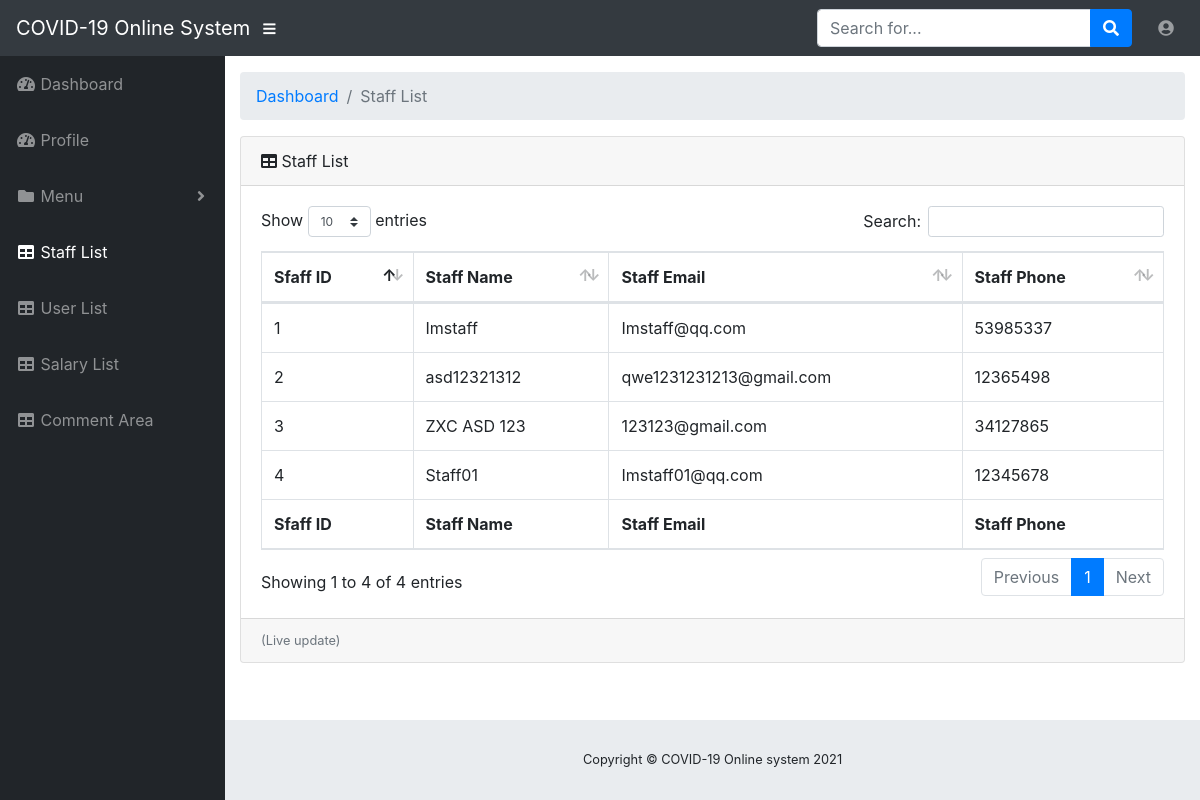
/stafflist.php, run on the app's committed database.
### tables this page shows
CREATE TABLE IF NOT EXISTS `staff` (
  `S_ID` int(10) NOT NULL AUTO_INCREMENT,
  `S_Name` varchar(20) NOT NULL,
  `S_Email` varchar(255) NOT NULL,
  `S_Password` varchar(20) NOT NULL,
  `S_Phone` char(8) NOT NULL,
  `Working_Time` varchar(255) NOT NULL DEFAULT '0',
  PRIMARY KEY (`S_ID`,`S_Email`)
);

### stafflist.php (the view, shortened to what this page needs)
<!DOCTYPE html>
<html lang="en">
  <head>
    <link href="vendor/bootstrap/css/bootstrap.min.css" rel="stylesheet">
    <link href="vendor/fontawesome-free/css/all.min.css" rel="stylesheet" type="text/css">
    <link href="vendor/datatables/dataTables.bootstrap4.css" rel="stylesheet">
    <link href="css/sb-admin.css" rel="stylesheet">
  </head>
  <body id="page-top">
    <nav class="navbar navbar-expand navbar-dark bg-dark static-top">
      <a class="navbar-brand mr-1" href="adminshome.php">COVID-19 Online System</a>
      <button class="btn btn-link btn-sm text-white order-1 order-sm-0" id="sidebarToggle" href="#">
        <i class="fas fa-bars"></i>
      </button>
      <form class="d-none d-md-inline-block form-inline ml-auto mr-0 mr-md-3 my-2 my-md-0">
        <div class="input-group">
          <input type="text" class="form-control" placeholder="Search for..." aria-label="Search" aria-describedby="basic-addon2">
          <div class="input-group-append">
            <button class="btn btn-primary" type="button">
              <i class="fas fa-search"></i>
            </button>
          </div>
        </div>
      </form>
    <ul class="navbar-nav ml-auto ml-md-0">
        <li class="nav-item dropdown no-arrow">
          <a class="nav-link dropdown-toggle" href="#" id="userDropdown" role="button" data-toggle="dropdown" aria-haspopup="true" aria-expanded="false">
            <i class="fas fa-user-circle fa-fw"></i>
          </a>
        </li>
      </ul>
    </nav>
    <div id="wrapper">
      <ul class="sidebar navbar-nav">
        <li class="nav-item">
          <a class="nav-link" href="adminshome.php">
            <i class="fas fa-fw fa-tachometer-alt"></i>
            <span>Dashboard</span>
          </a>
        </li>
		<li class="nav-item ">
          <a class="nav-link" href="AProfile.php">
            <i class="fas fa-fw fa-tachometer-alt"></i>
            <span>Profile</span>
          </a>
        </li>
		    <li class="nav-item dropdown">
          <a class="nav-link dropdown-toggle" href="#" id="pagesDropdown" role="button" data-toggle="dropdown" aria-haspopup="true" aria-expanded="false">
            <i class="fas fa-fw fa-folder"></i>
            <span>Menu</span>
          </a>
        </li>
        <li class="nav-item active">
          <a class="nav-link" href="stafflist.php">
            <i class="fas fa-fw fa-table"></i>
            <span>Staff List</span></a>
        </li>
			 <li class="nav-item">
          <a class="nav-link" href="auserlist.php">
            <i class="fas fa-fw fa-table"></i>
            <span>User List</span></a>
        </li>
		 <li class="nav-item ">
          <a class="nav-link" href="salary.php">
            <i class="fas fa-fw fa-table"></i>
            <span>Salary List</span></a>
        </li>
		 <li class="nav-item">
          <a class="nav-link" href="Acomment.php">
            <i class="fas fa-fw fa-table"></i>
            <span>Comment Area</span></a>
        </li>
      </ul>
      <div id="content-wrapper">
        <div class="container-fluid">
          <ol class="breadcrumb">
            <li class="breadcrumb-item">
              <a href="adminshome.php">Dashboard</a>
            </li>
            <li class="breadcrumb-item active">Staff List</li>
          </ol>
          <div class="card mb-3">
            <div class="card-header">
              <i class="fas fa-table"></i>
              Staff List</div>
            <div class="card-body">
              <div class="table-responsive">
<?php
require("conn.php");
$sql = "select * from staff";
$ls = mysqli_query($conn, $sql);
$error = mysqli_error($conn);
if ( $error != ""){
	echo $error;
}else{
?>
                <table class="table table-bordered" id="dataTable" width="100%" cellspacing="0">
                  <thead>
                    <tr>
                      <th>Sfaff ID</th>
                      <th>Staff Name</th>
                      <th>Staff Email</th>
                      <th>Staff Phone</th>
                    </tr>
                  </thead>
                  <tfoot>
                    <tr>
					  <th>Sfaff ID</th>
                      <th>Staff Name</th>
                      <th>Staff Email</th>
                      <th>Staff Phone</th>
                    </tr>
                  </tfoot>
                  <tbody>
					<?php
while ($row = mysqli_fetch_assoc($ls)){
	echo"<tr>";
	echo"<td>{$row["S_ID"]}</td>";
	echo"<td>{$row["S_Name"]}</td>";
	echo"<td>{$row["S_Email"]}</td>";
	echo"<td>{$row["S_Phone"]}</td>";
	echo "</tr>";
}
?>
                  </tbody>
                </table>
<?php
}
?>
              </div>
            </div>
            <div class="card-footer small text-muted">(Live update)</div>
          </div>
        </div>
        <footer class="sticky-footer">
          <div class="container my-auto">
            <div class="copyright text-center my-auto">
              <span>Copyright © COVID-19 Online system 2021</span>
            </div>
          </div>
        </footer>
      </div>
    </div>
  </body>
</html>

### css/sb-admin.css (style rules this page uses)
html { position: relative; min-height: 100%; }
body { height: 100%; }
#wrapper { display: -webkit-box; display: -ms-flexbox; display: flex; }
#wrapper #content-wrapper { overflow-x: hidden; width: 100%; padding-top: 1rem; padding-bottom: 80px; }
.navbar-nav .nav-item.active .nav-link { color: #fff; }
.navbar-nav .nav-item.dropdown .dropdown-toggle::after { width: 1rem; text-align: center; float: right; vertical-align: 0; border: 0; font-weight: 900; content: '\f105'; font-family: 'Font Awesome 5 Free'; }
.navbar-nav .nav-item.dropdown.no-arrow .dropdown-toggle::after { display: none; }
.sidebar { width: 90px !important; background-color: #212529; min-height: calc(100vh - 56px); }
.sidebar .nav-item:last-child { margin-bottom: 1rem; }
.sidebar .nav-item .nav-link { text-align: center; padding: 0.75rem 1rem; width: 90px; }
.sidebar .nav-item .nav-link span { font-size: 0.65rem; display: block; }
.sidebar .nav-item.dropdown .dropdown-toggle::after { display: none; }
.sidebar .nav-item .nav-link { color: rgba(255, 255, 255, 0.5); }
@media (min-width: 768px) { .sidebar { width: 225px !important; } }
@media (min-width: 768px) { .sidebar .nav-item .nav-link { display: block; width: 100%; text-align: left; padding: 1rem; width: 225px; } }
@media (min-width: 768px) { .sidebar .nav-item .nav-link span { font-size: 1rem; display: inline; } }
@media (min-width: 768px) { .sidebar .nav-item.dropdown .dropdown-toggle::after { display: block; } }
:root { --input-padding-x: 0.75rem; --input-padding-y: 0.75rem; }
footer.sticky-footer { display: -webkit-box; display: -ms-flexbox; display: flex; position: absolute; right: 0; bottom: 0; width: calc(100% - 90px); height: 80px; background-color: #e9ecef; }
footer.sticky-footer .copyright { line-height: 1; font-size: 0.8rem; }
@media (min-width: 768px) { footer.sticky-footer { width: calc(100% - 225px); } }

### data on the page
staff: S_ID "1", S_Name "Imstaff", S_Email "Imstaff@qq.com", S_Phone "53985337"
staff: S_ID "2", S_Name "asd12321312", S_Email "qwe1231231213@gmail.com", S_Phone "12365498"
staff: S_ID "3", S_Name "ZXC ASD 123", S_Email "123123@gmail.com", S_Phone "34127865"
staff: S_ID "4", S_Name "Staff01", S_Email "Imstaff01@qq.com", S_Phone "12345678"
